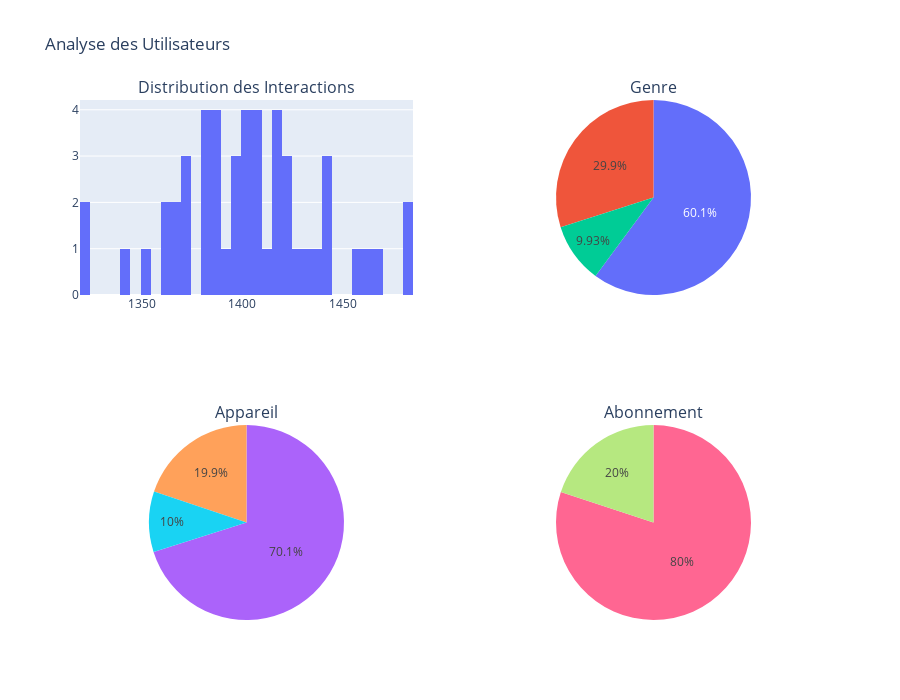

Notebook cell for this chart:
### Markdown cell above
5 : Analyse des utilisateurs

### Code cell
print("\n" + "="*80)
print("ANALYSE DES UTILISATEURS")
print("="*80)

# Distribution des interactions par utilisateur
user_interactions = df.groupby('user_id').size().reset_index(name='nb_interactions')

print(f"\n📊 STATISTIQUES DES INTERACTIONS PAR UTILISATEUR:")
print(f"  • Moyenne: {user_interactions['nb_interactions'].mean():.2f}")
print(f"  • Médiane: {user_interactions['nb_interactions'].median():.0f}")
print(f"  • Min: {user_interactions['nb_interactions'].min():.0f}")
print(f"  • Max: {user_interactions['nb_interactions'].max():.0f}")
print(f"  • Écart-type: {user_interactions['nb_interactions'].std():.2f}")

# Profil démographique
print(f"\n👥 PROFIL DÉMOGRAPHIQUE:")
print(f"\nGenre:")
print(df['gender'].value_counts())
print(f"\nLocalisation (Top 10):")
print(df['location'].value_counts().head(10))
print(f"\nType d'Appareil:")
print(df['device_type'].value_counts())
print(f"\nType d'Abonnement:")
print(df['subscription_type'].value_counts())

# Visualisations
fig = make_subplots(
    rows=2, cols=2,
    subplot_titles=('Distribution des Interactions', 'Genre', 'Appareil', 'Abonnement'),
    specs=[[{'type':'histogram'}, {'type':'pie'}],
           [{'type':'pie'}, {'type':'pie'}]]
)

# Distribution interactions
fig.add_trace(
    go.Histogram(x=user_interactions['nb_interactions'], nbinsx=50, name='Interactions'),
    row=1, col=1
)

# Genre
gender_counts = df['gender'].value_counts()
fig.add_trace(go.Pie(labels=gender_counts.index, values=gender_counts.values),
              row=1, col=2)

# Appareil
device_counts = df['device_type'].value_counts()
fig.add_trace(go.Pie(labels=device_counts.index, values=device_counts.values),
              row=2, col=1)

# Abonnement
sub_counts = df['subscription_type'].value_counts()
fig.add_trace(go.Pie(labels=sub_counts.index, values=sub_counts.values),
              row=2, col=2)

fig.update_layout(height=700, showlegend=False, 
                  title_text="Analyse des Utilisateurs")
fig.show()

### Figure 1 — Plotly figure (JSON) as saved in the notebook; plotly's stock layout.template omitted (floating-point values rounded to 4 significant figures)
{"data": [{"name": "Interactions", "nbinsx": 50, "type": "histogram", "x": [1441, 1406, 1343, 1381, 1459, 1422, 1373, 1364, 1480, 1389, 1380, 1443, 1418, 1407, 1402, 1389, 1398, 1350, 1388, 1388, 1426, 1422, 1412, 1369, 1396, 1401, 1396, 1443, 1382, 1400, 1374, 1408, 1323, 1419, 1365, 1383, 1320, 1439, 1416, 1361, 1415, 1430, 1391, 1463, 1422, 1468, 1403, 1373, 1406, 1482], "xaxis": "x", "yaxis": "y"}, {"domain": {"x": [0.55, 1], "y": [0.625, 1]}, "labels": ["Male", "Female", "Other"], "type": "pie", "values": [42175, 20990, 6964]}, {"domain": {"x": [0, 0.45], "y": [0, 0.375]}, "labels": ["Mobile", "Desktop", "Smart Speaker"], "type": "pie", "values": [49168, 13933, 7028]}, {"domain": {"x": [0.55, 1], "y": [0, 0.375]}, "labels": ["Free", "Premium"], "type": "pie", "values": [56133, 13996]}], "layout": {"annotations": [{"font": {"size": 16}, "showarrow": false, "text": "Distribution des Interactions", "x": 0.225, "xanchor": "center", "xref": "paper", "y": 1, "yanchor": "bottom", "yref": "paper"}, {"font": {"size": 16}, "showarrow": false, "text": "Genre", "x": 0.775, "xanchor": "center", "xref": "paper", "y": 1, "yanchor": "bottom", "yref": "paper"}, {"font": {"size": 16}, "showarrow": false, "text": "Appareil", "x": 0.225, "xanchor": "center", "xref": "paper", "y": 0.375, "yanchor": "bottom", "yref": "paper"}, {"font": {"size": 16}, "showarrow": false, "text": "Abonnement", "x": 0.775, "xanchor": "center", "xref": "paper", "y": 0.375, "yanchor": "bottom", "yref": "paper"}], "height": 700, "showlegend": false, "title": {"text": "Analyse des Utilisateurs"}, "xaxis": {"anchor": "y", "domain": [0, 0.45]}, "yaxis": {"anchor": "x", "domain": [0.625, 1]}}}
